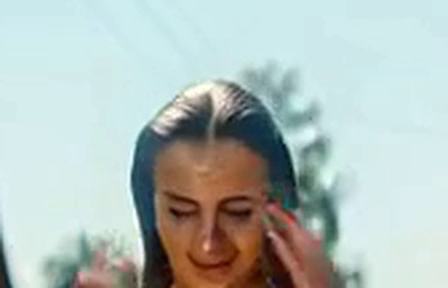
#> input picture tests/data/face_frame.png, 448 x 288 px
$ python verify_i2v.py --image ../tests/data/face_frame.png
#> lines starting #> are read from the running program, lines starting #| are printed output that depends on the picture
#!/usr/bin/env python3
"""Does a keyframe actually condition the clip, or is it silently ignored?

Runs the same prompt and seed twice at 512x512 — once with a keyframe, once without — and
compares each clip's first frame against the image. The control run is the point: if an
unconditioned clip scores as close to the image as the conditioned one, then what we measured
was agreement with the prompt, not conditioning.

About 50 minutes for the pair. Nothing here is imported by the package.
"""
import argparse
import json
import subprocess
import sys
from pathlib import Path

import numpy as np
from PIL import Image, ImageOps

OUT = Path.home() / "models/video-out/i2v-check"
PROMPT = "a red vintage car parked on a wet street at night, neon reflections"


def make_keyframe(path: Path) -> None:
    """A frame with structure a generator would not produce by chance."""
    img = Image.new("RGB", (512, 512), (18, 18, 28))
    px = img.load()
    for y in range(512):
        for x in range(512):
            if (x // 64 + y // 64) % 2 == 0:
                px[x, y] = (200, 40, 40)
    img.save(path)


def run(tag: str, image: Path | None, canvas: tuple[int, int], prompt: str,
        duration: float) -> Path:
    width, height = canvas
    cmd = ["./.venv/bin/python", "-m", "h3_48gb", "generate", prompt,
           "--width", str(width), "--height", str(height), "--duration", str(duration),
           "--steps", "31", "--seed", "20260807", "--tag", tag, "--outdir", str(OUT)]
    if image is not None:
        cmd += ["--image", str(image)]
    subprocess.run(cmd, check=True)
    return OUT / f"h3-{tag}-{width}x{height}.mp4"


def first_frame(clip: Path) -> np.ndarray:
    out = clip.with_suffix(".frame0.png")
    subprocess.run(["ffmpeg", "-v", "error", "-i", str(clip), "-vframes", "1",
                    "-y", str(out)], check=True)
    return np.asarray(Image.open(out).convert("RGB"), dtype=np.float64)


def psnr(a: np.ndarray, b: np.ndarray) -> float:
    mse = float(((a - b) ** 2).mean())
    return float("inf") if mse == 0 else 20 * np.log10(255.0) - 10 * np.log10(mse)


def main() -> int:
    ap = argparse.ArgumentParser(description=__doc__.split("\n")[0])
    ap.add_argument("--image", type=Path, default=None,
                    help="keyframe to condition on; the synthetic checkerboard if omitted")
    ap.add_argument("--width", type=int, default=512)
    ap.add_argument("--height", type=int, default=512)
    ap.add_argument("--duration", type=float, default=2.4)
    ap.add_argument("--prompt", default=PROMPT)
    ap.add_argument("--tag", default="i2v", help="prefix for both runs' tags")
    args = ap.parse_args()

    OUT.mkdir(parents=True, exist_ok=True)
    canvas = (args.width, args.height)
    if args.image is None:
        key = OUT / "keyframe.png"
        make_keyframe(key)
    else:
        key = args.image

    # Compare against the keyframe as the clip's first frame can possibly show it: on the canvas,
    # at the canvas size. Scoring a 1536x1024 source against a 576x384 frame would measure the
    # resize, not the conditioning.
    with Image.open(key) as raw:
#> raw is the input picture: PIL image 448x288 RGB; mean R, G, B 178.9, 191.2, 186.7
        prepared = ImageOps.exif_transpose(raw).convert("RGB").resize(canvas, Image.LANCZOS)
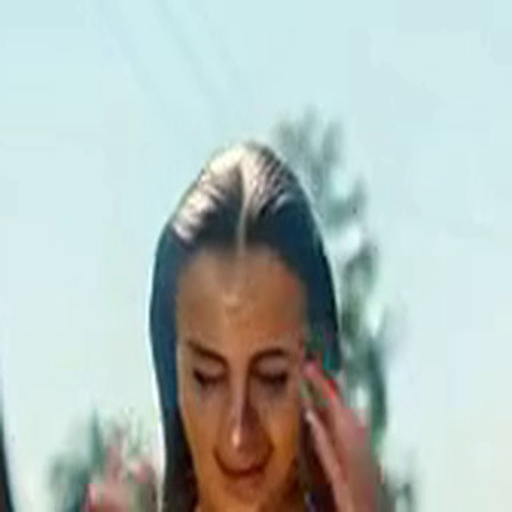
#> prepared: PIL image 512x512 RGB; mean R, G, B 178.9, 191.2, 186.7
    reference = np.asarray(prepared, dtype=np.float64)

    conditioned = first_frame(run(f"{args.tag}", key, canvas, args.prompt, args.duration))
    control = first_frame(run(f"{args.tag}-control", None, canvas, args.prompt, args.duration))

    report = {
        "conditioned_psnr": round(psnr(reference, conditioned), 2),
        "control_psnr": round(psnr(reference, control), 2),
        "conditioned_corr": round(float(np.corrcoef(reference.ravel(), conditioned.ravel())[0, 1]), 4),
        "control_corr": round(float(np.corrcoef(reference.ravel(), control.ravel())[0, 1]), 4),
    }
    report["verdict"] = (
        "conditioning works"
        if report["conditioned_psnr"] > report["control_psnr"] + 3
        else "INCONCLUSIVE: the keyframe did not move the first frame measurably"
    )
    (OUT / f"verdict-{args.tag}.json").write_text(json.dumps(report, indent=2))
    print(json.dumps(report, indent=2))
    return 0 if report["verdict"] == "conditioning works" else 1


if __name__ == "__main__":
#> (the run stopped early here; a loop or call above may not have finished)

$ run again, on .superpowers/sdd/2026-10-07-panel-on-alex-neuro/shots/task12-mlx.png
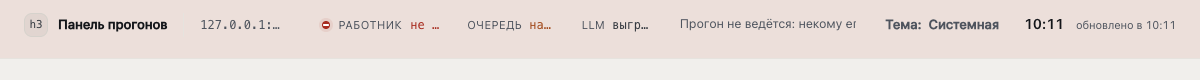
#> input picture .superpowers/sdd/2026-10-07-panel-on-alex-neuro/shots/task12-mlx.png, 1200 x 80 px
#> in main, raw is the input picture: PIL image 1200x80 RGB; mean R, G, B 233, 223.3, 219.1
#> in main, `prepared = ImageOps.exif_transpose(raw).convert("RGB").resize(canvas, ..`:
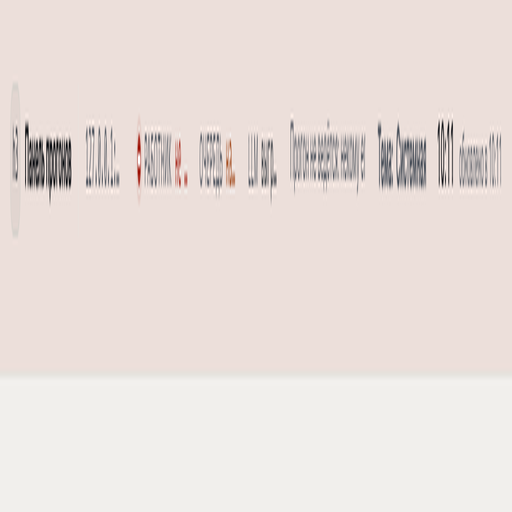
#> prepared: PIL image 512x512 RGB; mean R, G, B 233, 223.3, 219.1
